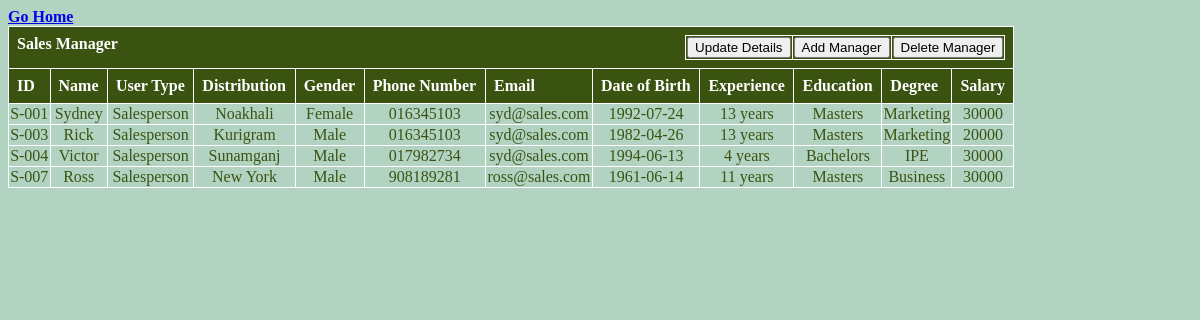
/view/sales_manager.php (signed in), run on the app's committed database.
### tables this page shows
CREATE TABLE `saleslist` (
  `s_id` varchar(50) NOT NULL,
  `name` varchar(50) DEFAULT NULL,
  `type` varchar(50) DEFAULT NULL,
  `distribution` varchar(50) DEFAULT NULL,
  `gender` varchar(50) DEFAULT NULL,
  `phone` varchar(50) DEFAULT NULL,
  `email` varchar(50) DEFAULT NULL,
  `dob` varchar(50) DEFAULT NULL,
  `experience` varchar(50) DEFAULT NULL,
  `education` varchar(50) DEFAULT NULL,
  `degree` varchar(50) DEFAULT NULL,
  `salary` varchar(50) DEFAULT NULL
);

### model/salesModel.php (the view, shortened to what this page needs)
<?php
    if(isset($_COOKIE['astatus']) && isset($_SESSION['id']) && isset($_SESSION['pass']))
    {
    function viewSales()
    {
        $conn = getconnection();
        $sql = "SELECT * FROM saleslist";
        $result = mysqli_query($conn, $sql);
        $count = mysqli_num_rows($result);
        if($count > 0)
            {
                while ($user = mysqli_fetch_row($result))
                {
                    echo "<tr style='text-align: center' class='data' id='id'>";
                        for($i = 0; $i<count($user); $i++)
                        {
                            echo "<td>".$user[$i]."</td>";
                        }
                    echo "</tr>";
                }
            }
        else
        {
            echo "could not fetch array";
        }
    }
}
else
{
    echo "Invalid request";
    echo "<br><a href='../view/login.php'>Login</a>";
}
?>

### asset/TableStyle.css (style rules this page uses)
body { background-color: #B2D3C2; font-family: calibri; color: #3A5311; font-weight: bold; }
td,th { border: 1px solid white; }

### data on the page
saleslist: s_id "S-001", name "Sydney", type "Salesperson", distribution "Noakhali", gender "Female", phone "016345103", email "syd@sales.com", dob "1992-07-24", experience "13 years", education "Masters", degree "Marketing", salary "30000"
saleslist: s_id "S-003", name "Rick", type "Salesperson", distribution "Kurigram", gender "Male", phone "016345103", email "syd@sales.com", dob "1982-04-26", experience "13 years", education "Masters", degree "Marketing", salary "20000"
saleslist: s_id "S-004", name "Victor", type "Salesperson", distribution "Sunamganj", gender "Male", phone "017982734", email "syd@sales.com", dob "1994-06-13", experience "4 years", education "Bachelors", degree "IPE", salary "30000"
saleslist: s_id "S-007", name "Ross", type "Salesperson", distribution "New York", gender "Male", phone "908189281", email "ross@sales.com", dob "1961-06-14", experience "11 years", education "Masters", degree "Business", salary "30000"
